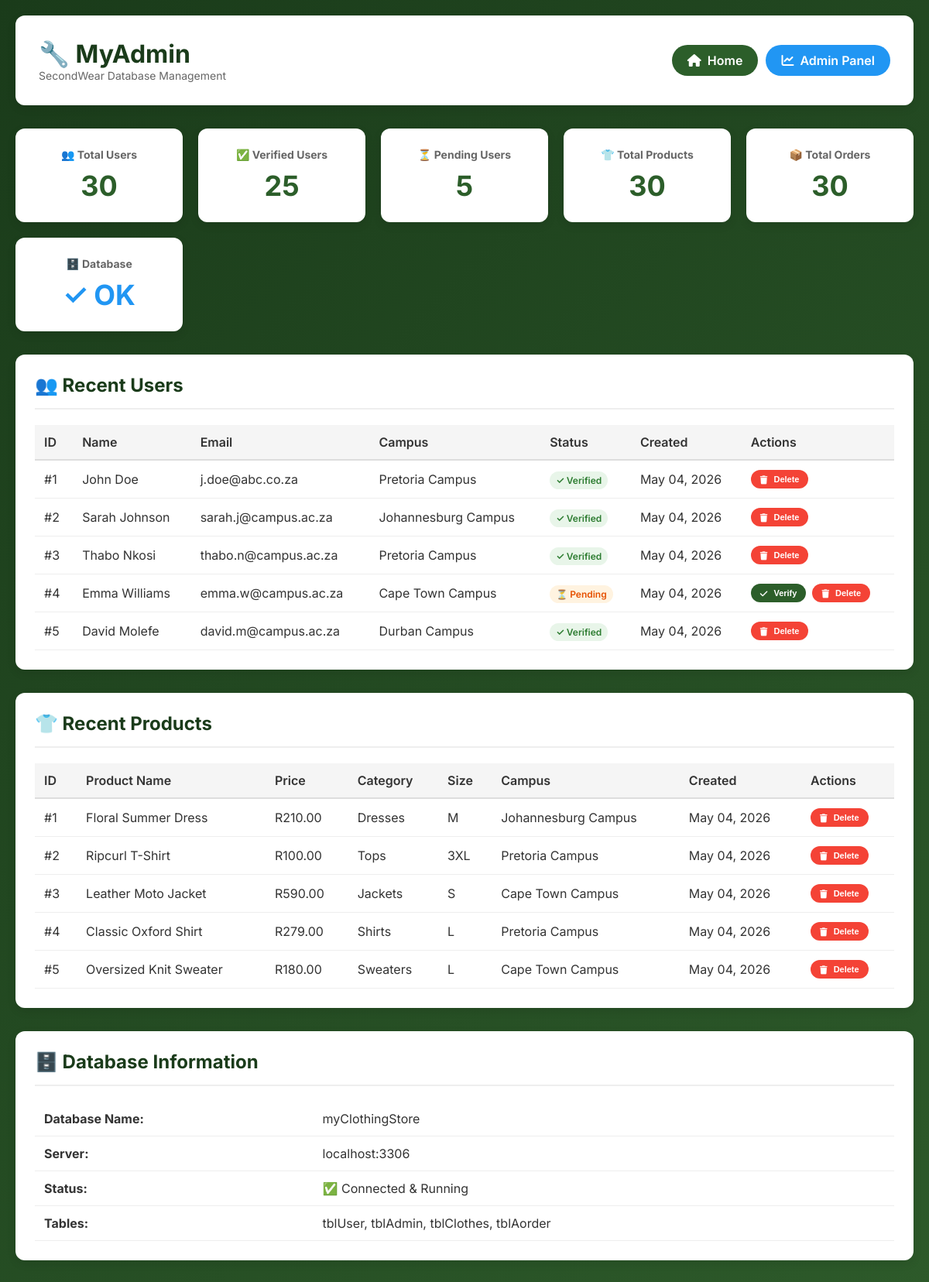
/myadmin.php, run on the app's committed database.
### tables this page shows
CREATE TABLE tblUser (
    UserID INT AUTO_INCREMENT PRIMARY KEY,
    FullName VARCHAR(100) NOT NULL,
    Email VARCHAR(100) NOT NULL UNIQUE,
    Password VARCHAR(255) NOT NULL,
    Campus VARCHAR(100),
    Status ENUM('pending', 'verified') DEFAULT 'pending',
    CreatedAt DATETIME DEFAULT CURRENT_TIMESTAMP
);

CREATE TABLE tblClothes (
    ClothesID INT AUTO_INCREMENT PRIMARY KEY,
    Name VARCHAR(100) NOT NULL,
    Description TEXT,
    Price DECIMAL(10,2) NOT NULL,
    Size VARCHAR(10),
    Category VARCHAR(50),
    Gender ENUM('men', 'women', 'unisex') DEFAULT 'unisex',
    Brand VARCHAR(50),
    ItemCondition VARCHAR(50),
    Campus VARCHAR(100),
    SellerID INT,
    CreatedAt DATETIME DEFAULT CURRENT_TIMESTAMP,
    FOREIGN KEY (SellerID) REFERENCES tblUser(UserID) ON DELETE SET NULL
);

### myadmin.php (the view, shortened to what this page needs)
<?php
$servername = "localhost:3306";
$username = "root";
$password = "";
$dbname = "myClothingStore";
$conn = new mysqli($servername, $username, $password);
$conn->select_db($dbname);
$userCount = $conn->query("SELECT COUNT(*) as count FROM tblUser")->fetch_assoc()['count'];
$productCount = $conn->query("SELECT COUNT(*) as count FROM tblClothes")->fetch_assoc()['count'];
$orderCount = $conn->query("SELECT COUNT(*) as count FROM tblAorder")->fetch_assoc()['count'];
$verifiedCount = $conn->query("SELECT COUNT(*) as count FROM tblUser WHERE Status='verified'")->fetch_assoc()['count'];
$pendingCount = $conn->query("SELECT COUNT(*) as count FROM tblUser WHERE Status='pending'")->fetch_assoc()['count'];
$recentUsers = $conn->query("SELECT * FROM tblUser ORDER BY CreatedAt DESC LIMIT 5");
$recentProducts = $conn->query("SELECT * FROM tblClothes ORDER BY CreatedAt DESC LIMIT 5");
?>
<!DOCTYPE html>
<html lang="en">
<head>
    <link rel="stylesheet" href="https://cdnjs.cloudflare.com/ajax/libs/font-awesome/6.0.0-beta3/css/all.min.css">
</head>
<body>
<div class="container">
    <div class="header">
        <div>
            <h1>🔧 MyAdmin</h1>
            <p>SecondWear Database Management</p>
        </div>
        <div class="button-group">
            <a href="index.php" class="btn"><i class="fas fa-home"></i> Home</a>
            <a href="admin_dashboard.php" class="btn btn-info"><i class="fas fa-chart-line"></i> Admin Panel</a>
        </div>
    </div>
    <div class="stats">
        <div class="stat-card">
            <h3>👥 Total Users</h3>
            <div class="number"><?php echo $userCount; ?></div>
        </div>
        <div class="stat-card">
            <h3>✅ Verified Users</h3>
            <div class="number"><?php echo $verifiedCount; ?></div>
        </div>
        <div class="stat-card">
            <h3>⏳ Pending Users</h3>
            <div class="number"><?php echo $pendingCount; ?></div>
        </div>
        <div class="stat-card">
            <h3>👕 Total Products</h3>
            <div class="number"><?php echo $productCount; ?></div>
        </div>
        <div class="stat-card">
            <h3>📦 Total Orders</h3>
            <div class="number"><?php echo $orderCount; ?></div>
        </div>
        <div class="stat-card">
            <h3>🗄️ Database</h3>
            <div class="number" style="color: #2196f3;">✓ OK</div>
        </div>
    </div>
    <div class="content-section">
        <h2>👥 Recent Users</h2>
        <?php if ($recentUsers->num_rows > 0): ?>
            <table>
                <thead>
                    <tr>
                        <th>ID</th>
                        <th>Name</th>
                        <th>Email</th>
                        <th>Campus</th>
                        <th>Status</th>
                        <th>Created</th>
                        <th>Actions</th>
                    </tr>
                </thead>
                <tbody>
                    <?php while ($user = $recentUsers->fetch_assoc()): ?>
                        <tr>
                            <td>#<?php echo $user['UserID']; ?></td>
                            <td><?php echo htmlspecialchars($user['FullName']); ?></td>
                            <td><?php echo htmlspecialchars($user['Email']); ?></td>
                            <td><?php echo htmlspecialchars($user['Campus'] ?? 'N/A'); ?></td>
                            <td>
                                <?php if ($user['Status'] === 'verified'): ?>
                                    <span class="status-verified">✓ Verified</span>
                                <?php else: ?>
                                    <span class="status-pending">⏳ Pending</span>
                                <?php endif; ?>
                            </td>
                            <td><?php echo date('M d, Y', strtotime($user['CreatedAt'])); ?></td>
                            <td>
                                <div class="action-buttons">
                                    <?php if ($user['Status'] === 'pending'): ?>
                        <form method="POST" style="display:inline; margin:0;">
                            <button type="submit" class="btn" style="padding: 6px 12px; font-size: 11px;" onclick="return confirm('Verify this user?');"><i class="fas fa-check"></i> Verify</button>
                        </form>
                    <?php endif; ?>
                    <form method="POST" style="display:inline; margin:0;">
                        <button type="submit" class="btn btn-danger" style="padding: 6px 12px; font-size: 11px;" onclick="return confirm('Delete this user?');"><i class="fas fa-trash"></i> Delete</button>
                    </form>
                                </div>
                            </td>
                        </tr>
                    <?php endwhile; ?>
                </tbody>
            </table>
        <?php else: ?>
            <div class="no-data">No users yet. Register to get started!</div>
        <?php endif; ?>
    </div>
    <div class="content-section">
        <h2>👕 Recent Products</h2>
        <?php if ($recentProducts->num_rows > 0): ?>
            <table>
                <thead>
                    <tr>
                        <th>ID</th>
                        <th>Product Name</th>
                        <th>Price</th>
                        <th>Category</th>
                        <th>Size</th>
                        <th>Campus</th>
                        <th>Created</th>
                        <th>Actions</th>
                    </tr>
                </thead>
                <tbody>
                    <?php while ($product = $recentProducts->fetch_assoc()): ?>
                        <tr>
                            <td>#<?php echo $product['ClothesID']; ?></td>
                            <td><?php echo htmlspecialchars($product['Name']); ?></td>
                            <td>R<?php echo number_format($product['Price'], 2); ?></td>
                            <td><?php echo htmlspecialchars($product['Category'] ?? 'N/A'); ?></td>
                            <td><?php echo htmlspecialchars($product['Size'] ?? 'N/A'); ?></td>
                            <td><?php echo htmlspecialchars($product['Campus'] ?? 'N/A'); ?></td>
                            <td><?php echo date('M d, Y', strtotime($product['CreatedAt'])); ?></td>
                            <td>
                                <form method="POST" style="display:inline; margin:0;">
                                    <button type="submit" class="btn btn-danger" style="padding: 6px 12px; font-size: 11px;" onclick="return confirm('Delete this product?');"><i class="fas fa-trash"></i> Delete</button>
                                </form>
                            </td>
                        </tr>
                    <?php endwhile; ?>
                </tbody>
            </table>
        <?php else: ?>
            <div class="no-data">No products yet. Start selling!</div>
        <?php endif; ?>
    </div>
    <div class="content-section">
        <h2>🗄️ Database Information</h2>
        <table>
            <tr>
                <td><strong>Database Name:</strong></td>
                <td><?php echo $dbname; ?></td>
            </tr>
            <tr>
                <td><strong>Server:</strong></td>
                <td><?php echo $servername; ?></td>
            </tr>
            <tr>
                <td><strong>Status:</strong></td>
                <td>✅ Connected & Running</td>
            </tr>
            <tr>
                <td><strong>Tables:</strong></td>
                <td>tblUser, tblAdmin, tblClothes, tblAorder</td>
            </tr>
        </table>
    </div>
</div>
</body>
</html>

### myadmin.php (style rules this page uses)
* { margin: 0; padding: 0; box-sizing: border-box; }
body { font-family: 'Inter', sans-serif; background: linear-gradient(135deg, #1a3b1a 0%, #2d5a2a 100%); color: #333; min-height: 100vh; padding: 20px; }
.container { max-width: 1400px; margin: 0 auto; }
.header { background: white; padding: 30px; border-radius: 12px; margin-bottom: 30px; box-shadow: 0 4px 12px rgba(0,0,0,0.1); display: flex; justify-content: space-between; align-items: center; flex-wrap: wrap; gap: 20px; }
.header h1 { color: #1a3b1a; font-size: 32px; }
.header p { color: #666; font-size: 14px; }
.button-group { display: flex; gap: 10px; flex-wrap: wrap; }
.btn { background: #2c5e2a; color: white; padding: 10px 20px; border: none; border-radius: 40px; cursor: pointer; font-weight: 600; text-decoration: none; display: inline-flex; align-items: center; gap: 8px; transition: 0.2s; }
.btn-danger { background: #f44336; }
.btn-info { background: #2196f3; }
.stats { display: grid; grid-template-columns: repeat(auto-fit, minmax(200px, 1fr)); gap: 20px; margin-bottom: 30px; }
.stat-card { background: white; padding: 25px; border-radius: 12px; box-shadow: 0 4px 12px rgba(0,0,0,0.1); text-align: center; }
.stat-card h3 { color: #666; font-size: 14px; margin-bottom: 10px; }
.stat-card .number { color: #2c5e2a; font-size: 36px; font-weight: 700; }
.content-section { background: white; border-radius: 12px; padding: 25px; margin-bottom: 30px; box-shadow: 0 4px 12px rgba(0,0,0,0.1); }
.content-section h2 { color: #1a3b1a; margin-bottom: 20px; padding-bottom: 15px; border-bottom: 2px solid #eee; }
table { width: 100%; border-collapse: collapse; }
table th { background: #f5f5f5; padding: 12px; text-align: left; font-weight: 600; color: #333; border-bottom: 2px solid #ddd; }
table td { padding: 12px; border-bottom: 1px solid #eee; }
.status-verified { background: #e8f5e9; color: #2e7d32; padding: 4px 8px; border-radius: 12px; font-size: 12px; font-weight: 600; }
.status-pending { background: #fff3e0; color: #e65100; padding: 4px 8px; border-radius: 12px; font-size: 12px; font-weight: 600; }
.action-buttons { display: flex; gap: 8px; }

### data on the page
tbluser: UserID "1", FullName "John Doe", Email "j.doe@abc.co.za", Campus "Pretoria Campus", Status "✓ Verified", CreatedAt "May 04, 2026"
tbluser: UserID "2", FullName "Sarah Johnson", Email "sarah.j@campus.ac.za", Campus "Johannesburg Campus", Status "✓ Verified", CreatedAt "May 04, 2026"
tbluser: UserID "3", FullName "Thabo Nkosi", Email "thabo.n@campus.ac.za", Campus "Pretoria Campus", Status "✓ Verified", CreatedAt "May 04, 2026"
tbluser: UserID "4", FullName "Emma Williams", Email "emma.w@campus.ac.za", Campus "Cape Town Campus", Status "⏳ Pending", CreatedAt "May 04, 2026"
tbluser: UserID "5", FullName "David Molefe", Email "david.m@campus.ac.za", Campus "Durban Campus", Status "✓ Verified", CreatedAt "May 04, 2026"
tblclothes: ClothesID "1", Name "Floral Summer Dress", Price "210.00", Category "Dresses", Size "M", Campus "Johannesburg Campus", CreatedAt "May 04, 2026"
tblclothes: ClothesID "2", Name "Ripcurl T-Shirt", Price "100.00", Category "Tops", Size "3XL", Campus "Pretoria Campus", CreatedAt "May 04, 2026"
tblclothes: ClothesID "3", Name "Leather Moto Jacket", Price "590.00", Category "Jackets", Size "S", Campus "Cape Town Campus", CreatedAt "May 04, 2026"
tblclothes: ClothesID "4", Name "Classic Oxford Shirt", Price "279.00", Category "Shirts", Size "L", Campus "Pretoria Campus", CreatedAt "May 04, 2026"
tblclothes: ClothesID "5", Name "Oversized Knit Sweater", Price "180.00", Category "Sweaters", Size "L", Campus "Cape Town Campus", CreatedAt "May 04, 2026"

### other printed values
$userCount "30"
$verifiedCount "25"
$pendingCount "5"
$productCount "30"
$orderCount "30"
$dbname "myClothingStore"
$servername "localhost:3306"
